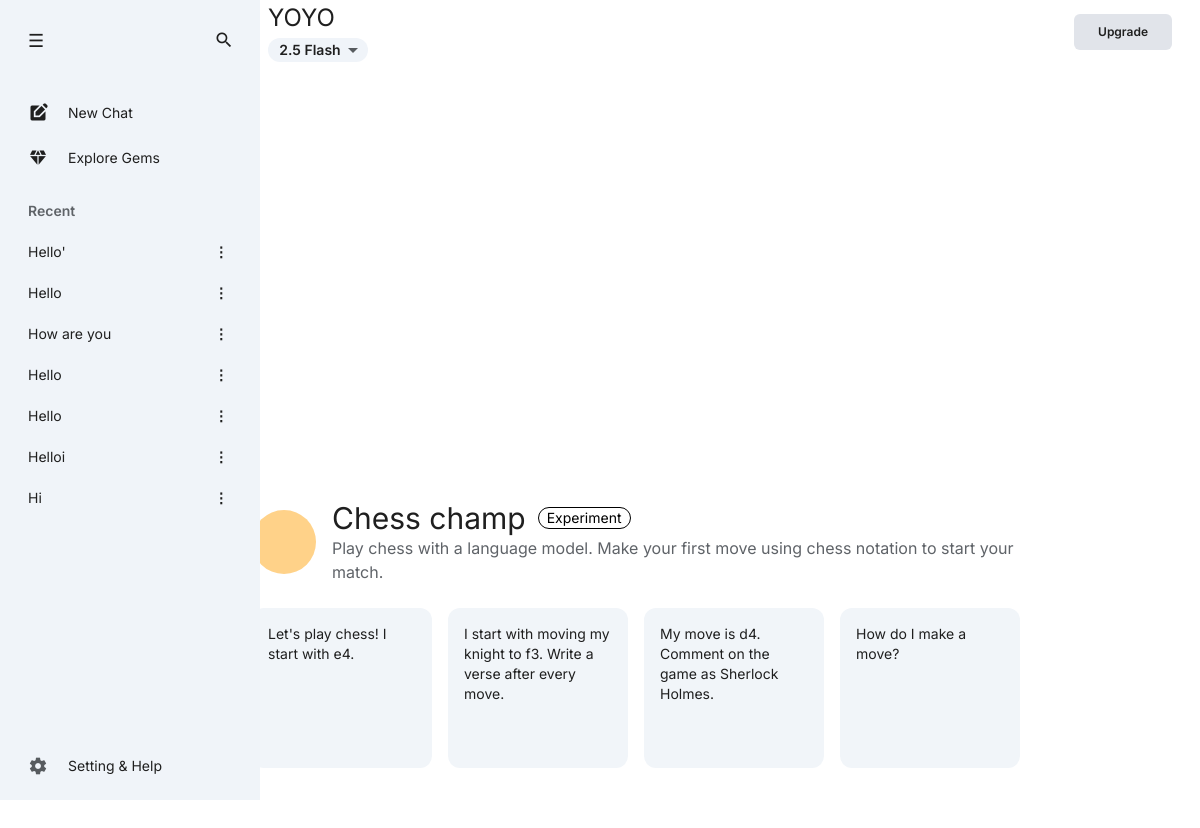
/Chess_champ/ (signed in), run on the app's committed database.
### YOYO_APP/models.py (models this page shows, shortened)
class Chat(models.Model):
    user = models.ForeignKey(UserData, on_delete=models.CASCADE, related_name="chats")
    title = models.CharField(max_length=255)
    created_at = models.DateTimeField(auto_now_add=True)
    gem = models.ForeignKey(Gem, on_delete=models.CASCADE, related_name="chats", null=True, blank=True)

### YOYO_APP/views.py (the view)
# urls.py: path('Chess_champ/',Chess_champ_yoyo,name='Chess_champ_yoyo'),
def Chess_champ_yoyo(request):
    if not request.session.get("user_id"):
        return redirect("login")
    user = get_object_or_404(UserData, id=request.session["user_id"])
    chats = Chat.objects.filter(user=user).order_by("-created_at")
    return render(request,"Chess_champ.html",{
        "user": user,
        "chats": chats,
    })

### YOYO_APP/templates/Chess_champ.html (shortened to what this page needs)
{% load static %}
<!DOCTYPE html>
<html lang="en">
<head>
    <link rel="stylesheet" href="https://cdnjs.cloudflare.com/ajax/libs/font-awesome/6.7.2/css/all.min.css"
 />
    <script src="https://cdn.tailwindcss.com"></script>
    <link rel="stylesheet" href="{% static "css/Yoyo.css" %}">
</head>
<body class="">
    <div class="w-[100%]">
        <div class="flex w-[100%] ">
            <div class="main-content" id="main-content">
                <div class="main-scroll-area">
                    <div class="main-inner">
                        <div class="main-inner-left">
                            <button id="openBtn">☰</button>
                        </div>
                        <div class="main-inner-right">
                            <a href="{% url "Search_yoyo" %}" class="flex items-center justify-center" id="search-icon"> <span
                                    class="material-icons">search</span> </a>
                        </div>
                    </div>
                    <div class="drawer" id="drawer">
                        <ul class="drawer-data ">
                            <li id="new-chat-button">
                                <a href="{% url "home" %}" class="items-center flex gap-5"> <span
                                        class="material-symbols-outlined">edit_square</span>
                                    <span>New Chat</span>
                                </a>
                            </li>
                            <li class="diamond">
                                <a href="{% url "Explore_Gem_yoyo" %}" class="w-[100%] items-center flex gap-5"> <span
                                        class="material-symbols-outlined">diamond </span>
                                    <span>Explore Gems</span>
                                </a>
                            </li>
                        </ul>
                        <div class="recent-section">
                            <h3>Recent</h3>
                            <ul id="recent-chats">
                                {% for chat in chats %}
                                    <li class="chat-item" data-chat-id="{{ chat.id }}">
                                        <span class="chat-title" onclick="window.location.href='{% url 'chat_detail' chat.id %}'">
                                            {{ chat.title }}
                                        </span>
                                        <div class="chat-actions">
                                            <span class="chat-menu" onclick="toggleMenu(this)">⋮</span>
                                        </div>
                                    </li>
                                {% empty %}
                                    <li>No recent chats</li>
                                {% endfor %}
                            </ul>
                        </div>
                    </div>
                </div>
                <div class="setting-help" id="setting-help">
                    <ul class="drawer-data">
                        <li class="dropdown-toggle " onclick="toggleDropdown()">
                            <a class="material-symbols-outlined">settings</a>
                            <span>Setting & Help</span>
                        </li>
                    </ul>
                </div>
            </div>
            <div class="z-10 gemini-header p-2 flex items-center justify-between">
                <div class="relative ">
                    <div class="pl-48px">
                        <h1 class="text-2xl " style="color: var(--text-main);">YOYO</h1>
                        <div class="relative">
                            <button id="model-toggle"
                                class="mt-1 rounded-full flex items-center justify-center w-[100px] h-6 font-medium text-sm "
                                style="background-color: var(--sidebar-bg); color: var(--sidebar-text);">
                                <span class="pl-2 font-semibold">2.5 Flash</span>
                                <svg xmlns="http://www.w3.org/2000/svg" height="24px" viewBox="0 0 24 24" width="24px"
                                    fill="currentColor">
                                    <path d="M0 0h24v24H0V0z" fill="none" />
                                    <path d="M7 10l5 5 5-5H7z" />
                                </svg>
                            </button>
                        </div>
                    </div>
                </div>
                <div class="flex space-x-2 items-center">
                    <a href="{% url "Upgrad_yoyo" %}"
                        class="h-9 block cursor-pointer rounded-md flex items-center justify-center text-xs font-semibold px-6 mr-3"
                        style="background-color: var(--sidebar-hover);">
                        Upgrade
                    </a>
                </div>
            </div>
        </div>
        <div class="gemini-data ">
            <div class="main-chat-area">
                <div class="chat-content-wrapper" style="background-color: var(--bg-main);">
                    <div class="p-10 min-h-screen flex items-center justify-center">
                        <div class="max-w-3xl mx-auto w-full">
                            <div class="flex flex-wrap sm:flex-nowrap items-start sm:items-center gap-4 mb-6">
                                <div class="w-16 h-16 rounded-full flex items-center justify-center shrink-0"
                                    style="background-color: var(--icon-bg);">
                                </div>
                                <div>
                                    <div class="flex items-center gap-2">
                                        <h1 class="text-3xl" style="color: var(--text-main);">Chess champ</h1>
                                        <span class="ml-1 text-sm border px-2 py-0 rounded-full"
                                            style="background-color: var(--experiment-tag-bg); color: var(--experiment-tag-text); border-color: var(--experiment-tag-border);">
                                            Experiment
                                        </span>
                                    </div>
                                    <p class="text-md" style="color: var(--text-muted);">
                                        Play chess with a language model. Make your first move using chess notation
                                        to
                                        start your match.
                                    </p>
                                </div>
                            </div>
                            <div class="hidden md:grid grid-cols-1 sm:grid-cols-2 md:grid-cols-4 gap-4">
                                <div class="h-[160px] p-4 rounded-xl cursor-pointer text-sm"
                                    style="background-color: var(--card-bg); color: var(--text-main);"
                                    onmouseover="this.style.backgroundColor='var(--card-hover-bg)'"
                                    onmouseout="this.style.backgroundColor='var(--card-bg)'"
                                    onclick="handleGuidline( 'Lets play chess! I start with e4.')"
                                    >
                                    Let's play chess! I start with e4.
                                </div>
                                <div class="h-[160px] p-4 rounded-xl cursor-pointer text-sm"
                                    style="background-color: var(--card-bg); color: var(--text-main);"
                                    onmouseover="this.style.backgroundColor='var(--card-hover-bg)'"
                                    onmouseout="this.style.backgroundColor='var(--card-bg)'"
                                    onclick="handleGuidline( ' I start with moving my knight to f3. Write a verse after every move.')"
                                    >
                                    I start with moving my knight to f3. Write a verse after every move.
                                </div>
                                <div class="h-[160px] p-4 rounded-xl cursor-pointer text-sm"
                                    style="background-color: var(--card-bg); color: var(--text-main);"
                                    onmouseover="this.style.backgroundColor='var(--card-hover-bg)'"
                                    onmouseout="this.style.backgroundColor='var(--card-bg)'"
                                    onclick="handleGuidline( 'My move is d4. Comment on the game as Sherlock Holmes.')"
                                    >
                                    My move is d4. Comment on the game as Sherlock Holmes.
                                </div>
                                <div class="h-[160px] p-4 rounded-xl cursor-pointer text-sm"
                                    style="background-color: var(--card-bg); color: var(--text-main);"
                                    onmouseover="this.style.backgroundColor='var(--card-hover-bg)'"
                                    onmouseout="this.style.backgroundColor='var(--card-bg)'"
                                    onclick="handleGuidline( 'How do I make a move?')"
                                    >
                                    How do I make a move?
                                </div>
                            </div>
                        </div>
                    </div>
                </div>
            </div>
        </div>
    </div>
</body>
</html>

### YOYO_APP/templates/Chess_champ.html (style rules this page uses)
:root { --bg-main: #ffffff; --text-main: #1f1f1f; --text-muted: #5f6368; --icon-bg: #ffd289; --icon-color: #7e5700; --card-bg: #f1f5f9; --card-hover-bg: #dde3ea; --experiment-tag-bg: #ffffff; --experiment-tag-text: #000000; --experiment-tag-border: #000000; --button-bg: #4285f4; --button-text: white; --button-hover-bg: #3367d6; --scrollbar-track: #f0f0f0; --scrollbar-thumb: #c0c0c0; --scrollbar-thumb-hover: #a0a0a0; --dropdown-hover: #dfe3e7; }
body { background-color: var(--bg-main); color: var(--text-main); transition: background-color 0.3s ease, color 0.3s ease; }
h1, p, span { color: var(--text-main); }
.text-md { color: var(--text-muted); }

### data on the page
Chat: title "Hello'"
Chat: title "Hello"
Chat: title "How are you"
Chat: title "Hello"
Chat: title "Hello"
Chat: title "Helloi"
Chat: title "Hi"
